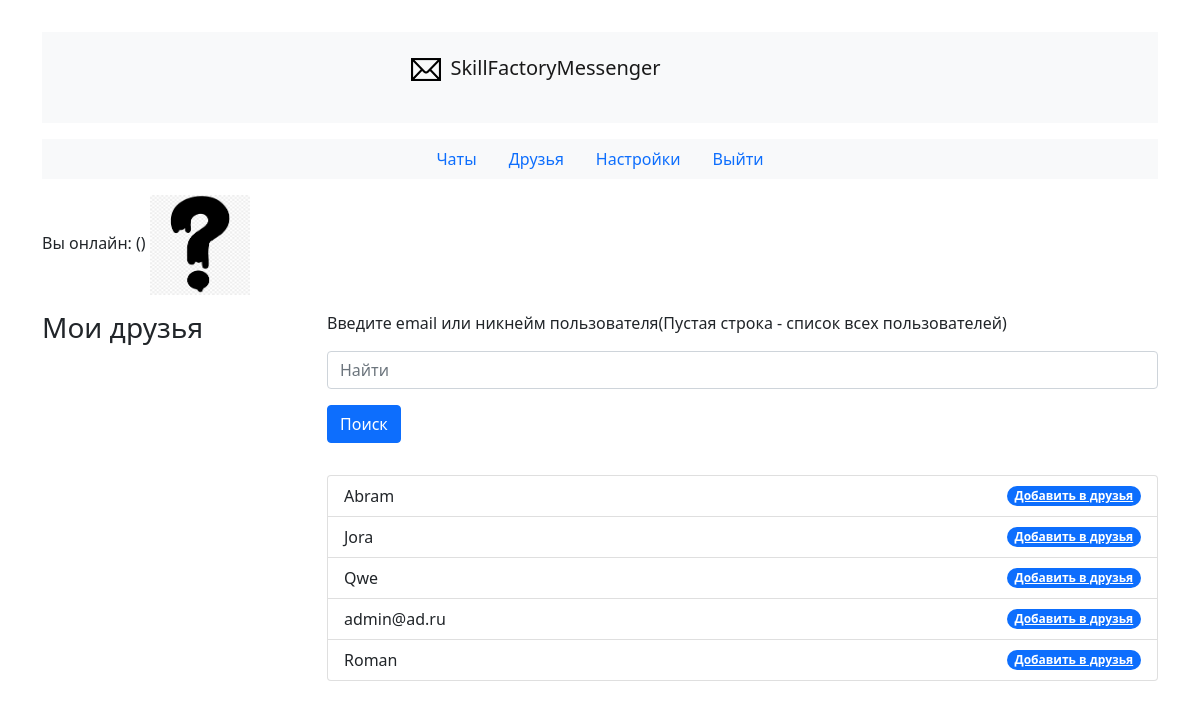
The page /friends.php on the database its author committed.
### tables this page shows
CREATE TABLE `users` (
  `id` int(10) UNSIGNED NOT NULL,
  `nickname` varchar(255) DEFAULT NULL,
  `email` varchar(255) DEFAULT NULL,
  `hide_email` bit(1) NOT NULL DEFAULT b'0',
  `password` varchar(255) DEFAULT NULL,
  `avatar` varchar(255) DEFAULT NULL,
  `hash` varchar(255) DEFAULT NULL,
  `email_confirmed` bit(1) NOT NULL DEFAULT b'1'
);

### funcs.php (called while the page is built, shortened)
<?php
function get_avatar($id)
{
    global $pdo;
    $res = $pdo->prepare("SELECT avatar FROM users WHERE id = ?");
    $res->execute([$id]);
    $res = $res->fetchAll();
    return $res[0]['avatar'];
}
function get_all_users(): array
{
    global $pdo;
    $res = $pdo->prepare("SELECT * FROM users");
    $res->execute([]);
    $res = $res->fetchAll();
    return $res;
}

### friends.php (the view, shortened to what this page needs)
<?php
require_once __DIR__ . '/config.php';
require_once __DIR__ . '/funcs.php';
?>
<!doctype html>
<html lang="ru">
<head>
    <link href="https://cdn.jsdelivr.net/npm/bootstrap@5.1.3/dist/css/bootstrap.min.css" rel="stylesheet"
>
    <link rel="stylesheet" href="css/style.css">
</head>
<body>
<div class="container">
    <nav class="navbar navbar-light bg-light mb-3">
        <a class="navbar-brand" href="/">
            <p class="text-center"><img src="images/logo.png" width="5%" height="5%">SkillFactoryMessenger</p>
        </a>
    </nav>
    <ul class="nav justify-content-center bg-light mb-3">
        <li class="nav-item">
            <a class="nav-link active" href="/">Чаты</a>
        </li>
        <li class="nav-item">
            <a class="nav-link" href="/friends.php">Друзья</a>
        </li>
        <li class="nav-item">
            <a class="nav-link" href="/settings.php">Настройки</a>
        </li>
        <li class="nav-item">
            <a class="nav-link" href="/?do=exit">Выйти</a>
        </li>
    </ul>
    <p>Вы онлайн: <?= htmlspecialchars($_SESSION['user']['login']) ?> (<?= get_email($_SESSION['user']['id']) ?>) <img src="<?= get_avatar($_SESSION['user']['id']) ?>" onerror="this.src='images/avatar.png'" alt="" style="width: 100px; height: 100px;"></p>
    <div class="row">
        <div class="col-sm-3" style="overflow-y: auto; height:65vh;">
            <h3>Мои друзья</h3>
        </div>
        <div class="col-sm-9">
            <form class="mb-3" action="friends.php" method="post">
                <div class="form-group mb-3">
                    <label class="mb-3" for="exampleInputEmail1">Введите email или никнейм пользователя(Пустая строка - список всех пользователей)</label>
                    <input name="nickname" class="form-control mb-3" id="exampleInputEmail1" aria-describedby="emailHelp"
                           placeholder="Найти">
                </div>
                <button type="submit" class="btn btn-primary mb-3" name="search">Поиск</button>
            </form>
            <ul class="list-group">
            <?php
            $post_nickname = $_POST['nickname'] ?? null;
            $users = (isset($_POST['search']) and $_POST['nickname'] != '') ? get_user($_POST['nickname']) : get_all_users();
            if ($users) {
                foreach ($users as $user) {
                    if ($user['email'] == $post_nickname and $user['hide_email']) {
                        echo "<p>Пользователь не найден</p>";
                        break;
                    }
                    elseif ($user['nickname']) {
                        $nickname = $user['nickname'];
                    } else {
                        $nickname = $user['email'];
                    }
                    echo "<li class='list-group-item d-flex justify-content-between align-items-center'>$nickname<a href='?add={$user['id']}' class='badge bg-primary rounded-pill'>Добавить в друзья</a> </li>";
                }
            } else {
                echo "<p>Пользователь не найден</p>";
            }
            ?>
        </div>
    </div>
</body>
</html>

### rows shown on the page
users: nickname "Abram"
users: nickname "Jora"
users: nickname "Qwe"
users: email "admin@ad.ru"
users: nickname "Roman"
